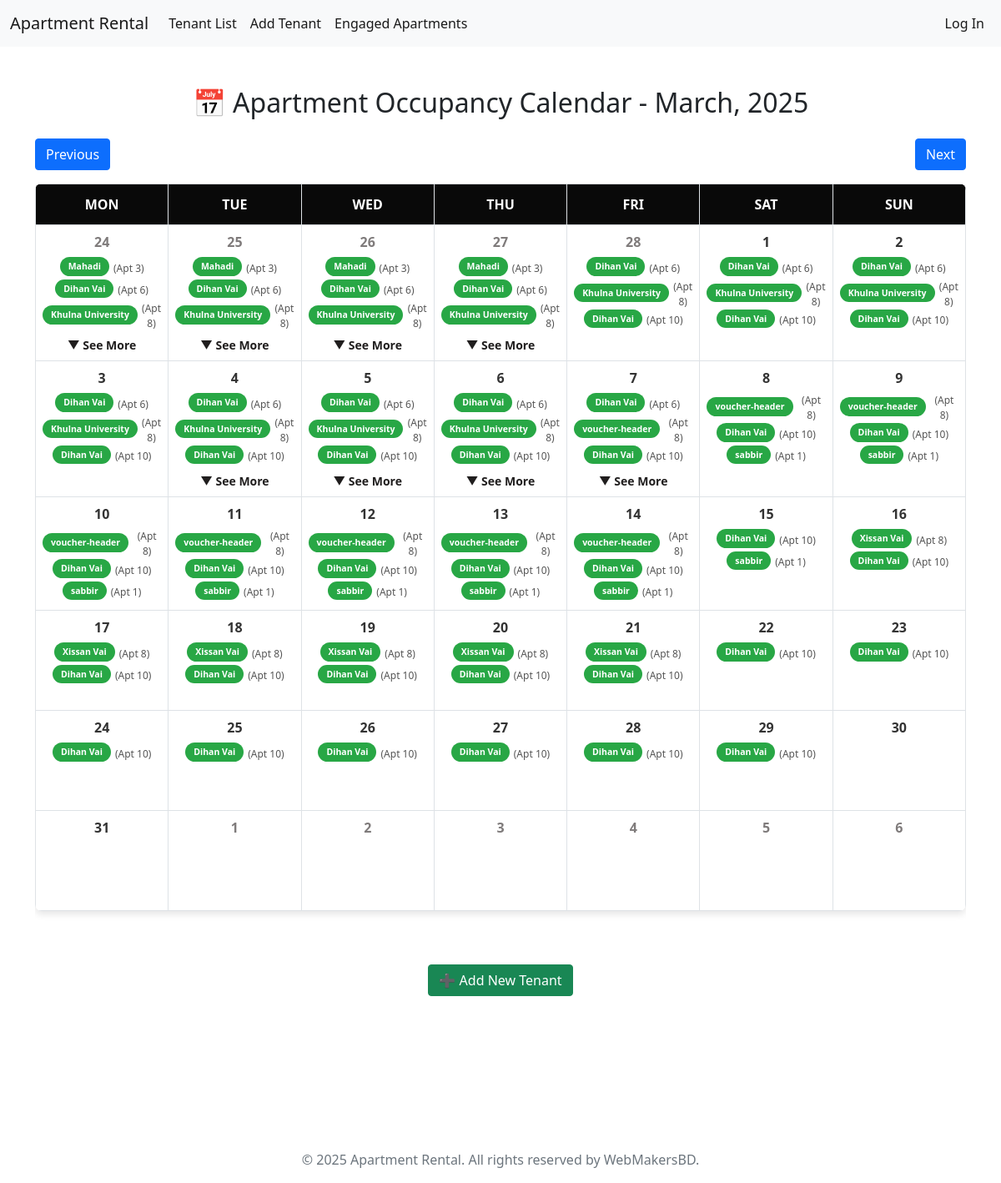
/calendar/2025/3/, run on an earlier commit of the app's database.
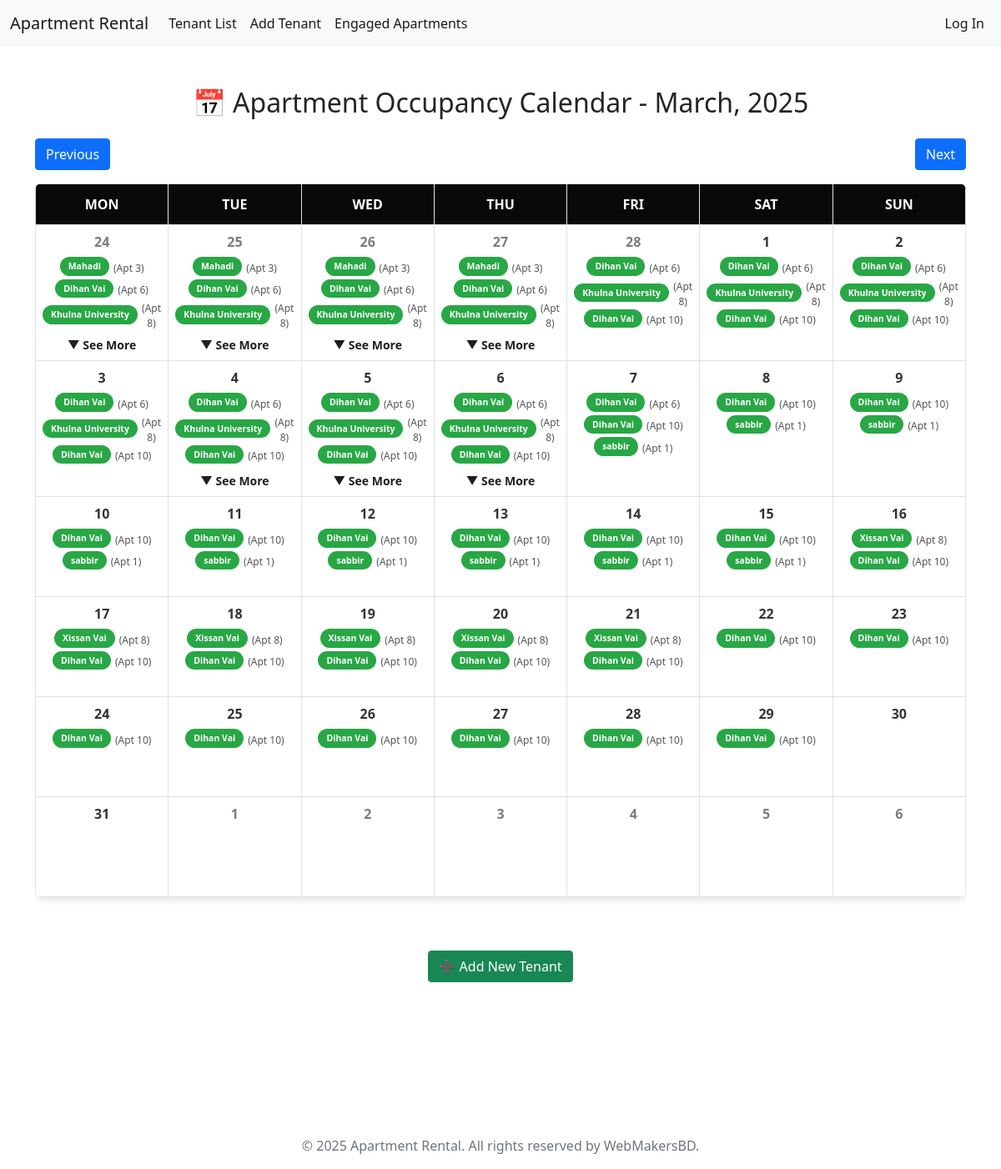
And on a later commit of the database.
### calendar_app/models.py (models this page shows, shortened)
class CalendarEvent(models.Model):
    tenant = models.ForeignKey(Tenant, on_delete=models.CASCADE)
    apartment = models.ForeignKey(Apartment, on_delete=models.CASCADE)
    start_date = models.DateField()
    end_date = models.DateField()

### tenants/models.py (models this page shows, shortened)
class Tenant(models.Model):
    choices = [
        ('will_arrive', 'Will Arrive'),
        ('living', 'Living'),
        ('moved_out', 'Moved Out'),
    ]
    name = models.CharField(max_length=50)
    contact = models.CharField(max_length=15)
    apartment = models.ForeignKey(Apartment, on_delete=models.CASCADE)
    move_in_date = models.DateTimeField()
    move_out_date = models.DateTimeField(null=True, blank=True)
    remarks = models.TextField(blank=True, null=True, help_text="Additional details about the tenant.")
    status = models.CharField(max_length=15, choices=choices,)

class Apartment(models.Model):
    number = models.PositiveIntegerField(unique=True)
    is_booked = models.BooleanField(default=False)

### calendar_app/views.py (the view)
# urls.py: path('<int:year>/<int:month>/', views.calendar_view, name='calendar_view'),
def calendar_view(request, year, month):
    today = datetime.today()  # Get today's date
    today_date = today.day  # Extract current day
    today_month = today.month  # Extract current month
    today_year = today.year  # Extract current year
    year = year or today.year  # Use provided year or fallback to current year
    if month > 12 or month < 1:
        month = today.month
    first_day_of_month = datetime(year, month, 1)
    _, total_days = calendar.monthrange(year, month)
    prev_month = month - 1 if month > 1 else 12
    prev_year = year if month > 1 else year - 1
    next_month = month + 1 if month < 12 else 1
    next_year = year if month < 12 else year + 1
    _, prev_month_days = calendar.monthrange(prev_year, prev_month)
    month_calendar = []  # Stores the entire month's calendar structure
    week = []  # Stores a single week's data
    first_weekday = first_day_of_month.weekday()  # Find the starting weekday (0 = Monday, 6 = Sunday)
    for i in range(first_weekday):
        day = prev_month_days - first_weekday + i + 1
        week.append({"day": day, "month": prev_month, "year": prev_year, "extra": True })
    for day in range(1, total_days + 1):
        week.append({"day": day, "month": month, "year": year, "extra": False})
        if len(week) == 7:  # If a full week is completed, push to month_calendar
            month_calendar.append(week)
            week = []
    next_day = 1
    while len(week) < 7:
        week.append({"day": next_day, "month": next_month, "year": next_year, "extra": True})
        next_day += 1
    if week:
        month_calendar.append(week)
    events = CalendarEvent.objects.filter(
        start_date__year__in=[prev_year, year, next_year],
        start_date__month__in=[prev_month, month, next_month]
    )
    for week in month_calendar:
        for day_info in week:
            date_obj = date(day_info["year"], day_info["month"], day_info["day"])
            day_info["tenants"] = events.filter(start_date__lte=date_obj, end_date__gte=date_obj)
    return render(request, 'calendar_app/calendar.html', {
        'current_date': first_day_of_month,
        'calendar_data': month_calendar,
        'today': today,
        'today_date': today_date,
        'today_month': today_month,
        'today_year': today_year,
        'year': year,
        'month': month,
        'prev_year': prev_year,
        'prev_month': prev_month,
        'next_year': next_year,
        'next_month': next_month,
    })

### templates/calendar_app/calendar.html (shortened to what the changed rows need)
{% extends "base.html" %}
{% load static %}
{% block extra_head %}
<link rel="stylesheet" href="{% static 'css/calendar_app/calendar.css' %}">
{% endblock %}
{% block content %}
<div class="container mt-5">
    <h2 class="text-center mb-4">📅 Apartment Occupancy Calendar - {{ current_date|date:"F, Y" }}</h2>
    <div class="table-responsive">
        <table class="table table-bordered text-center calendar-table">
            <thead class="thead-dark">
                <tr>
                    <th>Mon</th>
                    <th>Tue</th>
                    <th>Wed</th>
                    <th>Thu</th>
                    <th>Fri</th>
                    <th>Sat</th>
                    <th>Sun</th>
                </tr>
            </thead>
            <tbody>
                {% for week in calendar_data %}
                <tr class="calendar-row">
                    {% for day in week %}
                        {% if day %}
                            {% if day.day == today_date and day.month == today_month and day.year == today_year %}
                                <td class="today-cell"
                                onclick="fetchEvents({{ day.year }}, {{ day.month }}, {{ day.day }})">
                                {% comment %} onclick="window.location.href='{% url 'day_view' year=day.year month=day.month day=day.day %}'"> {% endcomment %}
                                    <div>
                                        <span class="today">{{ day.day }}</span>
                                    </div>
                                    <div class="tenant-list">
                                        {% for tenant in day.tenants|slice:":3" %}
                                            <div class="tenant-item">
                                                <span class="badge tenant-badge">{{ tenant.tenant.name }}</span>
                                                <span class="apt-info">(Apt {{ tenant.apartment.number }})</span>
                                            </div>
                                        {% endfor %}
                                        {% if day.tenants|length > 3 %}
                                            <div class="more-tenants" data-toggle="tooltip" data-placement="top"
                                                title="{% for tenant in day.tenants|slice:"3:" %}{{ tenant.tenant.name }} (Apt {{ tenant.apartment.number }})
                                                {% if not forloop.last %}, {% endif %}
                                                {% endfor %}">
                                                &#x25BC; See More
                                            </div>
                                        {% endif %}
                                    </div>
                                </td>
                            {% else %}
                                <td class="calendar-cell {% if day.extra %}extra-month{% endif %}"
                                onclick="fetchEvents({{ day.year }}, {{ day.month }}, {{ day.day }})">
                                    <div>
                                        {% if day.extra %}
                                            <span class="extra-month-date">{{ day.day }}</span>
                                        {% else %}
                                            <span class="month-date">{{ day.day }}</span>
                                        {% endif %}
                                    </div>
                                    <div class="tenant-list">
                                        {% for tenant in day.tenants|slice:":3" %}
                                            <div class="tenant-item">
                                                <span class="badge tenant-badge">{{ tenant.tenant.name }}</span>
                                                <span class="apt-info">(Apt {{ tenant.apartment.number }})</span>
                                            </div>
                                        {% endfor %}
                                        {% if day.tenants|length > 3 %}
                                            <div class="more-tenants" data-toggle="tooltip" data-placement="top"
                                                title="{% for tenant in day.tenants|slice:"3:" %}{{ tenant.tenant.name }} (Apt {{ tenant.apartment.number }})
                                                {% endfor %}">
                                                &#x25BC; See More
                                            </div>
                                        {% endif %}
                                    </div>
                                </td>
                            {% endif %}
                        {% else %}
                            <td class="empty-cell"></td>
                        {% endif %}
                    {% endfor %}
                </tr>
                {% endfor %}
            </tbody>
        </table>
    </div>
    <br><br>
</div>
{% endblock %}

What changed in the data, as far as the page shows it:
removed CalendarEvent: tenant.name "voucher-header", apartment.number "8"
now on one of the page's lists (row unchanged): CalendarEvent: tenant.name "sabbir", apartment.number "1"
Also different on the page:
list line gone: "▼ See More"
